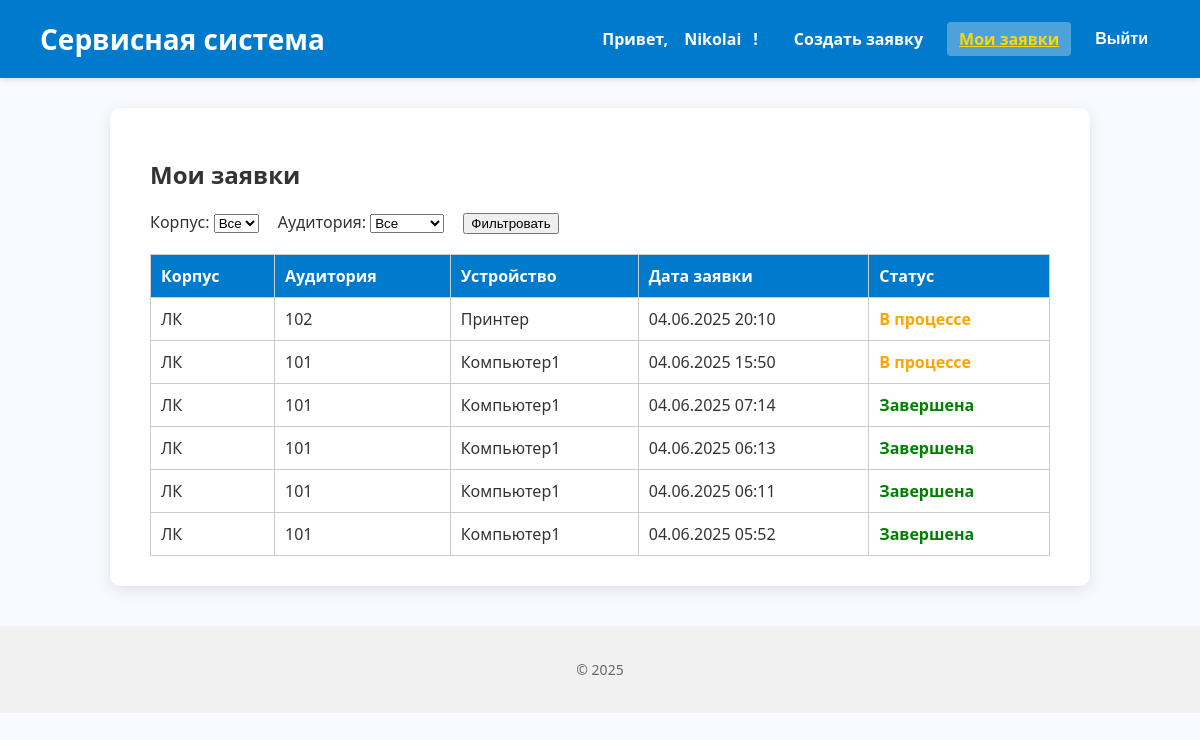
The page /my-requests/ (signed in) on the database as committed earlier.
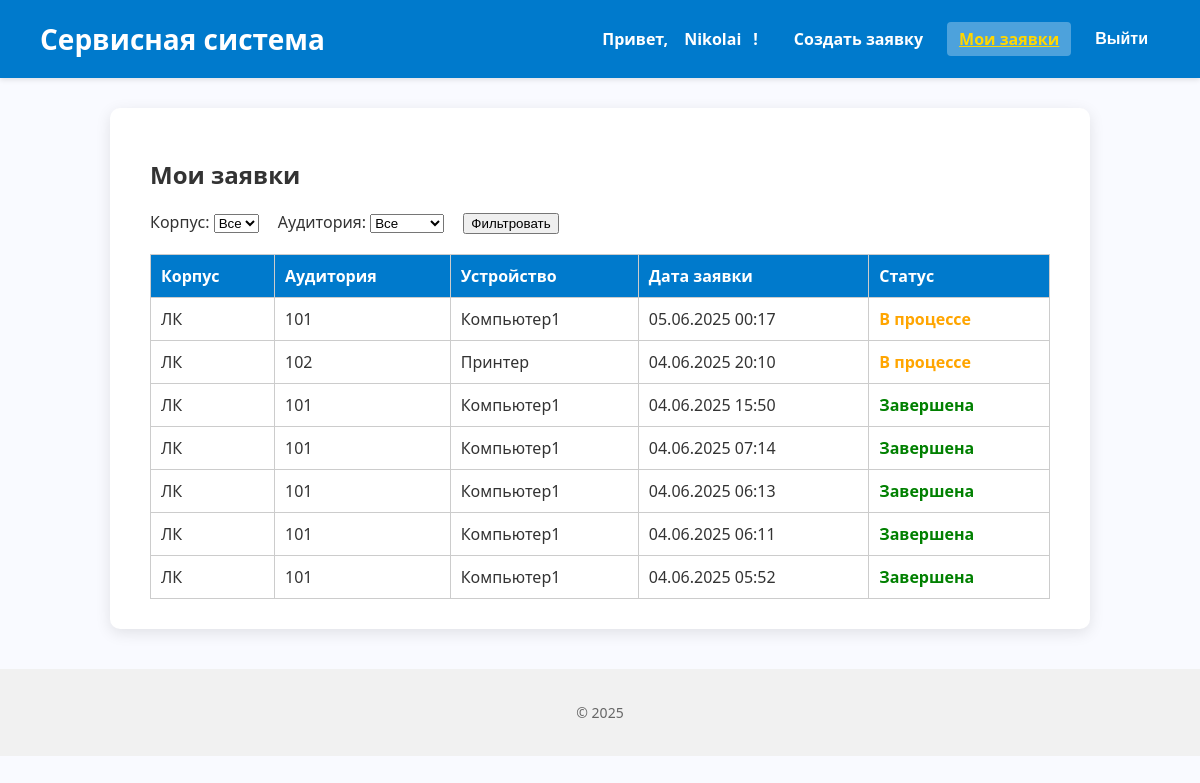
The same page on the database as committed later.
### core/models.py (models this page shows, shortened)
class ServiceRequest(models.Model):
    device = models.ForeignKey(Device, on_delete=models.CASCADE, related_name='service_requests', verbose_name="Устройство")
    created_by = models.ForeignKey(
        settings.AUTH_USER_MODEL, on_delete=models.SET_NULL,
        null=True, related_name='requests_created', verbose_name="Создал"
    )
    assigned_engineer = models.ForeignKey(
        settings.AUTH_USER_MODEL, on_delete=models.SET_NULL,
        null=True, blank=True, related_name='assigned_requests', verbose_name="Инженер"
    )
    created_at = models.DateTimeField("Дата создания", auto_now_add=True)
    description = models.TextField("Описание проблемы")
    is_completed = models.BooleanField("Завершено", default=False)
    requires_replacement = models.BooleanField("Требуется замена", default=False)
    is_paused = models.BooleanField("Приостановлена (ожидание замены)", default=False)
    replacement_requested = models.BooleanField("Запрос на замену оборудования", default=False)
    class Meta:
        verbose_name = "Заявка на обслуживание"
        verbose_name_plural = "Заявки на обслуживание"
    @property
    def status(self):
        if self.is_completed:
            return "Завершена"
        if self.is_paused:
            return "Приостановлена (ожидание замены)"
        return "В процессе"

class Device(models.Model):
    cabinet = models.ForeignKey(Cabinet, on_delete=models.CASCADE, related_name='devices', verbose_name="Кабинет")
    name = models.CharField("Название устройства", max_length=100)
    serial_number = models.CharField("Серийный номер", max_length=100, unique=True)
    purchase_date = models.DateField("Дата покупки")
    cost = models.DecimalField("Стоимость", max_digits=10, decimal_places=2)
    class Meta:
        verbose_name = "Устройство"
        verbose_name_plural = "Устройства"

class Cabinet(models.Model):
    number = models.CharField("Номер кабинета", max_length=10)
    building = models.CharField("Корпус", max_length=50)
    class Meta:
        verbose_name = "Кабинет"
        verbose_name_plural = "Кабинеты"

### core/views.py (the view)
# urls.py: path('my-requests/', views.my_requests, name='my_requests'),
@login_required
@teacher_required
def my_requests(request):
    qs = ServiceRequest.objects.filter(created_by=request.user).select_related('device__cabinet').order_by('-created_at')
    building = request.GET.get('building')
    cabinet_id = request.GET.get('cabinet')
    if building:
        qs = qs.filter(device__cabinet__building=building)
    if cabinet_id:
        qs = qs.filter(device__cabinet__id=cabinet_id)
    buildings = Cabinet.objects.values_list('building', flat=True).distinct()
    cabinets = Cabinet.objects.all()
    return render(request, 'core/my_requests.html', {
        'requests': qs,
        'buildings': buildings,
        'cabinets': cabinets,
        'selected_building': building,
        'selected_cabinet': cabinet_id,
        'user_name': request.user.username,
    })

### core/templates/core/my_requests.html (shortened to what this page needs)
{% extends 'base.html' %}
{% block content %}
  <h2>Мои заявки</h2>
  <form method="get" style="margin-bottom: 20px;">
    <label style="margin-right: 15px;">
      Корпус:
      <select name="building">
        <option value="">Все</option>
      </select>
    </label>
    <label style="margin-right: 15px;">
      Аудитория:
      <select name="cabinet">
        <option value="">Все</option>
      </select>
    </label>
    <button type="submit" class="btn">Фильтровать</button>
  </form>
  {% if requests %}
    <table style="width: 100%; border-collapse: collapse; border: 1px solid #ccc;">
      <thead>
        <tr style="background-color: #007acc; color: white;">
          <th style="padding: 10px; border: 1px solid #ccc; text-align: left;">Корпус</th>
          <th style="padding: 10px; border: 1px solid #ccc; text-align: left;">Аудитория</th>
          <th style="padding: 10px; border: 1px solid #ccc; text-align: left;">Устройство</th>
          <th style="padding: 10px; border: 1px solid #ccc; text-align: left;">Дата заявки</th>
          <th style="padding: 10px; border: 1px solid #ccc; text-align: left;">Статус</th>
        </tr>
      </thead>
      <tbody>
        {% for req in requests %}
          <tr>
            <td style="padding: 10px; border: 1px solid #ccc;">{{ req.device.cabinet.building }}</td>
            <td style="padding: 10px; border: 1px solid #ccc;">{{ req.device.cabinet.number }}</td>
            <td style="padding: 10px; border: 1px solid #ccc;">{{ req.device.name }}</td>
            <td style="padding: 10px; border: 1px solid #ccc;">{{ req.created_at|date:"d.m.Y H:i" }}</td>
            <td style="padding: 10px; border: 1px solid #ccc; font-weight: 600; color: {% if req.is_completed %}green{% else %}orange{% endif %};">
              {{ req.status }}
            </td>
          </tr>
        {% endfor %}
      </tbody>
    </table>
  {% else %}
    <p>У вас пока нет заявок.</p>
  {% endif %}
{% endblock %}

Rows that differ between the two databases and show on the page:
added ServiceRequest: device.cabinet.building "ЛК", device.cabinet.number "101", device.name "Компьютер1", created_at "05.06.2025 00:17", status "В процессе"
changed ServiceRequest (number 3 of 7 on the later page): is_completed False → True (drawn); status "В процессе" → "Завершена"
